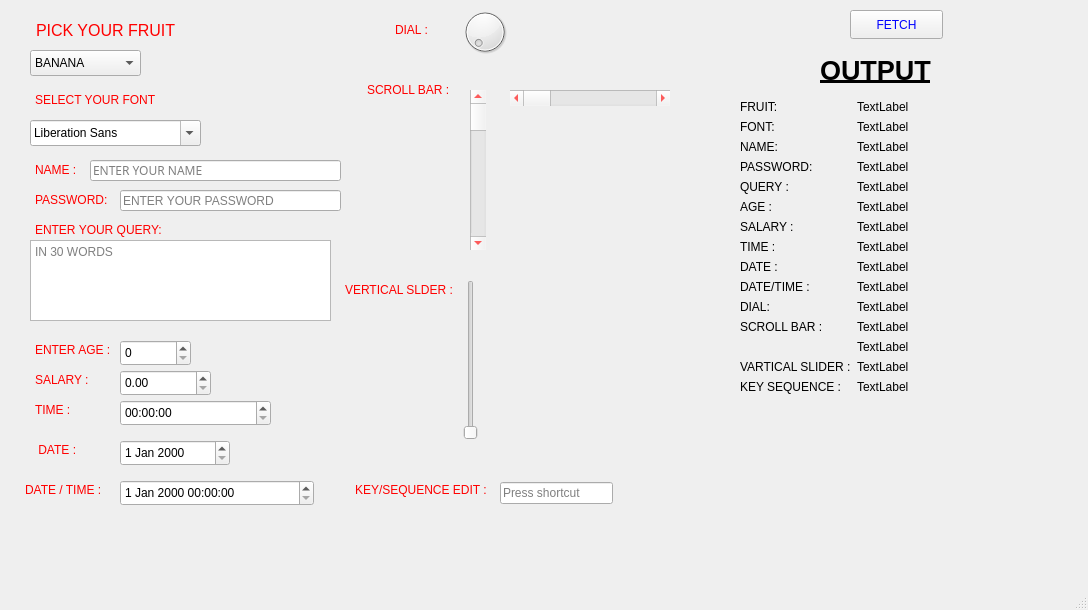
<?xml version="1.0" encoding="UTF-8"?>
<ui version="4.0">
 <class>MainWindow</class>
 <widget class="QMainWindow" name="MainWindow">
  <property name="geometry">
   <rect>
    <x>0</x>
    <y>0</y>
    <width>1088</width>
    <height>610</height>
   </rect>
  </property>
  <property name="windowTitle">
   <string>MainWindow</string>
  </property>
  <widget class="QWidget" name="centralwidget">
   <widget class="QComboBox" name="comboBox">
    <property name="geometry">
     <rect>
      <x>30</x>
      <y>50</y>
      <width>111</width>
      <height>26</height>
     </rect>
    </property>
    <property name="styleSheet">
     <string notr="true"/>
    </property>
    <item>
     <property name="text">
      <string>BANANA</string>
     </property>
    </item>
    <item>
     <property name="text">
      <string>GRAPES</string>
     </property>
    </item>
    <item>
     <property name="text">
      <string>APPLE</string>
     </property>
    </item>
    <item>
     <property name="text">
      <string>MANGO</string>
     </property>
    </item>
   </widget>
   <widget class="QLabel" name="label">
    <property name="geometry">
     <rect>
      <x>30</x>
      <y>20</y>
      <width>191</width>
      <height>20</height>
     </rect>
    </property>
    <property name="font">
     <font>
      <family>Arial</family>
      <pointsize>12</pointsize>
     </font>
    </property>
    <property name="styleSheet">
     <string notr="true">color:red;
padding:2px;</string>
    </property>
    <property name="text">
     <string>PICK YOUR FRUIT</string>
    </property>
   </widget>
   <widget class="QFontComboBox" name="fontComboBox">
    <property name="geometry">
     <rect>
      <x>30</x>
      <y>120</y>
      <width>171</width>
      <height>26</height>
     </rect>
    </property>
   </widget>
   <widget class="QLabel" name="label_2">
    <property name="geometry">
     <rect>
      <x>30</x>
      <y>90</y>
      <width>161</width>
      <height>20</height>
     </rect>
    </property>
    <property name="styleSheet">
     <string notr="true">color:red;
padding:2px;</string>
    </property>
    <property name="text">
     <string>SELECT YOUR FONT</string>
    </property>
   </widget>
   <widget class="QLineEdit" name="lineEditname">
    <property name="geometry">
     <rect>
      <x>90</x>
      <y>160</y>
      <width>251</width>
      <height>21</height>
     </rect>
    </property>
    <property name="font">
     <font>
      <family>Myanmar Text</family>
     </font>
    </property>
    <property name="text">
     <string/>
    </property>
    <property name="placeholderText">
     <string>ENTER YOUR NAME</string>
    </property>
   </widget>
   <widget class="QLabel" name="label_3">
    <property name="geometry">
     <rect>
      <x>30</x>
      <y>160</y>
      <width>61</width>
      <height>20</height>
     </rect>
    </property>
    <property name="styleSheet">
     <string notr="true">color:red;
padding:2px;</string>
    </property>
    <property name="text">
     <string>NAME :</string>
    </property>
   </widget>
   <widget class="QSpinBox" name="spinBox">
    <property name="geometry">
     <rect>
      <x>120</x>
      <y>340</y>
      <width>71</width>
      <height>26</height>
     </rect>
    </property>
   </widget>
   <widget class="QLabel" name="label_4">
    <property name="geometry">
     <rect>
      <x>30</x>
      <y>340</y>
      <width>111</width>
      <height>20</height>
     </rect>
    </property>
    <property name="styleSheet">
     <string notr="true">color:red;
padding:2px;</string>
    </property>
    <property name="text">
     <string>ENTER AGE :</string>
    </property>
   </widget>
   <widget class="QDoubleSpinBox" name="doubleSpinBox">
    <property name="geometry">
     <rect>
      <x>120</x>
      <y>370</y>
      <width>91</width>
      <height>26</height>
     </rect>
    </property>
   </widget>
   <widget class="QLabel" name="label_5">
    <property name="geometry">
     <rect>
      <x>20</x>
      <y>480</y>
      <width>121</width>
      <height>20</height>
     </rect>
    </property>
    <property name="styleSheet">
     <string notr="true">color:red;
padding:2px;</string>
    </property>
    <property name="text">
     <string>DATE / TIME :</string>
    </property>
   </widget>
   <widget class="QLabel" name="label_6">
    <property name="geometry">
     <rect>
      <x>30</x>
      <y>190</y>
      <width>101</width>
      <height>20</height>
     </rect>
    </property>
    <property name="styleSheet">
     <string notr="true">color:red;
padding:2px;</string>
    </property>
    <property name="text">
     <string>PASSWORD:</string>
    </property>
   </widget>
   <widget class="QLineEdit" name="lineEditpass">
    <property name="geometry">
     <rect>
      <x>120</x>
      <y>190</y>
      <width>221</width>
      <height>21</height>
     </rect>
    </property>
    <property name="echoMode">
     <enum>QLineEdit::EchoMode::Password</enum>
    </property>
    <property name="placeholderText">
     <string>ENTER YOUR PASSWORD</string>
    </property>
   </widget>
   <widget class="QTextEdit" name="textEdit">
    <property name="geometry">
     <rect>
      <x>30</x>
      <y>240</y>
      <width>301</width>
      <height>81</height>
     </rect>
    </property>
    <property name="placeholderText">
     <string>IN 30 WORDS</string>
    </property>
   </widget>
   <widget class="QLabel" name="label_7">
    <property name="geometry">
     <rect>
      <x>30</x>
      <y>220</y>
      <width>141</width>
      <height>20</height>
     </rect>
    </property>
    <property name="styleSheet">
     <string notr="true">color:red;
padding:2px;</string>
    </property>
    <property name="text">
     <string>ENTER YOUR QUERY:</string>
    </property>
   </widget>
   <widget class="QLabel" name="label_8">
    <property name="geometry">
     <rect>
      <x>30</x>
      <y>370</y>
      <width>71</width>
      <height>20</height>
     </rect>
    </property>
    <property name="styleSheet">
     <string notr="true">color:red;
padding:2px;</string>
    </property>
    <property name="text">
     <string>SALARY :</string>
    </property>
   </widget>
   <widget class="QTimeEdit" name="timeEdit">
    <property name="geometry">
     <rect>
      <x>120</x>
      <y>400</y>
      <width>151</width>
      <height>26</height>
     </rect>
    </property>
   </widget>
   <widget class="QLabel" name="label_9">
    <property name="geometry">
     <rect>
      <x>30</x>
      <y>400</y>
      <width>63</width>
      <height>20</height>
     </rect>
    </property>
    <property name="styleSheet">
     <string notr="true">color:red;
padding:2px;</string>
    </property>
    <property name="text">
     <string>TIME :</string>
    </property>
   </widget>
   <widget class="QDateEdit" name="dateEdit">
    <property name="geometry">
     <rect>
      <x>120</x>
      <y>440</y>
      <width>110</width>
      <height>26</height>
     </rect>
    </property>
   </widget>
   <widget class="QLabel" name="label_10">
    <property name="geometry">
     <rect>
      <x>30</x>
      <y>440</y>
      <width>63</width>
      <height>20</height>
     </rect>
    </property>
    <property name="styleSheet">
     <string notr="true">color:red;
padding:2px;</string>
    </property>
    <property name="text">
     <string> DATE :</string>
    </property>
   </widget>
   <widget class="QDial" name="dial">
    <property name="geometry">
     <rect>
      <x>460</x>
      <y>0</y>
      <width>50</width>
      <height>64</height>
     </rect>
    </property>
    <property name="styleSheet">
     <string notr="true">color:red;
padding:2px;</string>
    </property>
   </widget>
   <widget class="QDateTimeEdit" name="dateTimeEdit">
    <property name="geometry">
     <rect>
      <x>120</x>
      <y>480</y>
      <width>194</width>
      <height>26</height>
     </rect>
    </property>
   </widget>
   <widget class="QLabel" name="label_11">
    <property name="geometry">
     <rect>
      <x>390</x>
      <y>20</y>
      <width>63</width>
      <height>20</height>
     </rect>
    </property>
    <property name="styleSheet">
     <string notr="true">color:red;
padding:2px;</string>
    </property>
    <property name="text">
     <string>DIAL :</string>
    </property>
   </widget>
   <widget class="QScrollBar" name="horizontalScrollBar">
    <property name="geometry">
     <rect>
      <x>510</x>
      <y>90</y>
      <width>160</width>
      <height>16</height>
     </rect>
    </property>
    <property name="styleSheet">
     <string notr="true">color:red;
padding:2px;</string>
    </property>
    <property name="orientation">
     <enum>Qt::Orientation::Horizontal</enum>
    </property>
   </widget>
   <widget class="QScrollBar" name="verticalScrollBar">
    <property name="geometry">
     <rect>
      <x>470</x>
      <y>90</y>
      <width>16</width>
      <height>160</height>
     </rect>
    </property>
    <property name="styleSheet">
     <string notr="true">color:red;
padding:2px;</string>
    </property>
    <property name="orientation">
     <enum>Qt::Orientation::Vertical</enum>
    </property>
   </widget>
   <widget class="QLabel" name="label_12">
    <property name="geometry">
     <rect>
      <x>362</x>
      <y>80</y>
      <width>91</width>
      <height>20</height>
     </rect>
    </property>
    <property name="styleSheet">
     <string notr="true">color:red;
padding:2px;</string>
    </property>
    <property name="text">
     <string>SCROLL BAR :</string>
    </property>
   </widget>
   <widget class="QSlider" name="verticalSlider">
    <property name="geometry">
     <rect>
      <x>460</x>
      <y>280</y>
      <width>22</width>
      <height>160</height>
     </rect>
    </property>
    <property name="styleSheet">
     <string notr="true">color:red;
padding:2px;</string>
    </property>
    <property name="orientation">
     <enum>Qt::Orientation::Vertical</enum>
    </property>
   </widget>
   <widget class="QLabel" name="label_13">
    <property name="geometry">
     <rect>
      <x>340</x>
      <y>280</y>
      <width>121</width>
      <height>20</height>
     </rect>
    </property>
    <property name="styleSheet">
     <string notr="true">color:red;
padding:2px;</string>
    </property>
    <property name="text">
     <string>VERTICAL SLDER :</string>
    </property>
   </widget>
   <widget class="QKeySequenceEdit" name="keySequenceEdit">
    <property name="geometry">
     <rect>
      <x>500</x>
      <y>480</y>
      <width>113</width>
      <height>26</height>
     </rect>
    </property>
   </widget>
   <widget class="QLabel" name="label_14">
    <property name="geometry">
     <rect>
      <x>350</x>
      <y>480</y>
      <width>161</width>
      <height>20</height>
     </rect>
    </property>
    <property name="styleSheet">
     <string notr="true">color:red;
padding:2px;</string>
    </property>
    <property name="text">
     <string>KEY/SEQUENCE EDIT :</string>
    </property>
   </widget>
   <widget class="QPushButton" name="pushButton">
    <property name="geometry">
     <rect>
      <x>850</x>
      <y>10</y>
      <width>93</width>
      <height>29</height>
     </rect>
    </property>
    <property name="styleSheet">
     <string notr="true">color:BLUE
;
padding:2px;</string>
    </property>
    <property name="text">
     <string>FETCH</string>
    </property>
   </widget>
   <widget class="QLabel" name="label_15">
    <property name="geometry">
     <rect>
      <x>820</x>
      <y>50</y>
      <width>231</width>
      <height>41</height>
     </rect>
    </property>
    <property name="font">
     <font>
      <pointsize>20</pointsize>
      <bold>true</bold>
      <underline>true</underline>
     </font>
    </property>
    <property name="text">
     <string>OUTPUT</string>
    </property>
   </widget>
   <widget class="QWidget" name="formLayoutWidget">
    <property name="geometry">
     <rect>
      <x>740</x>
      <y>100</y>
      <width>341</width>
      <height>441</height>
     </rect>
    </property>
    <layout class="QFormLayout" name="formLayout">
     <item row="0" column="0">
      <widget class="QLabel" name="label_16">
       <property name="text">
        <string>FRUIT:</string>
       </property>
      </widget>
     </item>
     <item row="0" column="1">
      <widget class="QLabel" name="fruit">
       <property name="text">
        <string>TextLabel</string>
       </property>
      </widget>
     </item>
     <item row="1" column="0">
      <widget class="QLabel" name="label_17">
       <property name="text">
        <string>FONT:</string>
       </property>
      </widget>
     </item>
     <item row="1" column="1">
      <widget class="QLabel" name="font">
       <property name="text">
        <string>TextLabel</string>
       </property>
      </widget>
     </item>
     <item row="2" column="0">
      <widget class="QLabel" name="label_18">
       <property name="text">
        <string>NAME:</string>
       </property>
      </widget>
     </item>
     <item row="2" column="1">
      <widget class="QLabel" name="name">
       <property name="text">
        <string>TextLabel</string>
       </property>
      </widget>
     </item>
     <item row="3" column="1">
      <widget class="QLabel" name="password">
       <property name="text">
        <string>TextLabel</string>
       </property>
      </widget>
     </item>
     <item row="4" column="0">
      <widget class="QLabel" name="label_20">
       <property name="text">
        <string>QUERY :</string>
       </property>
      </widget>
     </item>
     <item row="4" column="1">
      <widget class="QLabel" name="queyy">
       <property name="text">
        <string>TextLabel</string>
       </property>
      </widget>
     </item>
     <item row="5" column="0">
      <widget class="QLabel" name="label_21">
       <property name="text">
        <string>AGE :</string>
       </property>
      </widget>
     </item>
     <item row="5" column="1">
      <widget class="QLabel" name="age">
       <property name="text">
        <string>TextLabel</string>
       </property>
      </widget>
     </item>
     <item row="6" column="0">
      <widget class="QLabel" name="label_22">
       <property name="text">
        <string>SALARY :</string>
       </property>
      </widget>
     </item>
     <item row="6" column="1">
      <widget class="QLabel" name="salary">
       <property name="text">
        <string>TextLabel</string>
       </property>
      </widget>
     </item>
     <item row="7" column="0">
      <widget class="QLabel" name="label_23">
       <property name="text">
        <string>TIME :</string>
       </property>
      </widget>
     </item>
     <item row="7" column="1">
      <widget class="QLabel" name="time">
       <property name="text">
        <string>TextLabel</string>
       </property>
      </widget>
     </item>
     <item row="8" column="0">
      <widget class="QLabel" name="label_24">
       <property name="text">
        <string>DATE :</string>
       </property>
      </widget>
     </item>
     <item row="8" column="1">
      <widget class="QLabel" name="date">
       <property name="text">
        <string>TextLabel</string>
       </property>
      </widget>
     </item>
     <item row="9" column="0">
      <widget class="QLabel" name="label_25">
       <property name="text">
        <string>DATE/TIME :</string>
       </property>
      </widget>
     </item>
     <item row="9" column="1">
      <widget class="QLabel" name="DATETIME">
       <property name="text">
        <string>TextLabel</string>
       </property>
      </widget>
     </item>
     <item row="11" column="0">
      <widget class="QLabel" name="label_26">
       <property name="text">
        <string>DIAL:</string>
       </property>
      </widget>
     </item>
     <item row="11" column="1">
      <widget class="QLabel" name="dial_2">
       <property name="text">
        <string>TextLabel</string>
       </property>
      </widget>
     </item>
     <item row="16" column="0">
      <widget class="QLabel" name="label_28">
       <property name="text">
        <string>VARTICAL SLIDER :</string>
       </property>
      </widget>
     </item>
     <item row="17" column="0">
      <widget class="QLabel" name="label_29">
       <property name="text">
        <string>KEY SEQUENCE :</string>
       </property>
      </widget>
     </item>
     <item row="13" column="0">
      <widget class="QLabel" name="label_41">
       <property name="text">
        <string/>
       </property>
      </widget>
     </item>
     <item row="12" column="0">
      <widget class="QLabel" name="label_27">
       <property name="text">
        <string>SCROLL BAR :</string>
       </property>
      </widget>
     </item>
     <item row="17" column="1">
      <widget class="QLabel" name="keysequence">
       <property name="text">
        <string>TextLabel</string>
       </property>
      </widget>
     </item>
     <item row="12" column="1">
      <widget class="QLabel" name="vscroll">
       <property name="text">
        <string>TextLabel</string>
       </property>
      </widget>
     </item>
     <item row="13" column="1">
      <widget class="QLabel" name="hscroll">
       <property name="text">
        <string>TextLabel</string>
       </property>
      </widget>
     </item>
     <item row="16" column="1">
      <widget class="QLabel" name="vslider">
       <property name="text">
        <string>TextLabel</string>
       </property>
      </widget>
     </item>
     <item row="3" column="0">
      <widget class="QLabel" name="label_19">
       <property name="text">
        <string>PASSWORD:</string>
       </property>
      </widget>
     </item>
    </layout>
   </widget>
  </widget>
  <widget class="QMenuBar" name="menubar">
   <property name="geometry">
    <rect>
     <x>0</x>
     <y>0</y>
     <width>1088</width>
     <height>26</height>
    </rect>
   </property>
  </widget>
  <widget class="QStatusBar" name="statusbar"/>
 </widget>
 <resources/>
 <connections/>
</ui>
